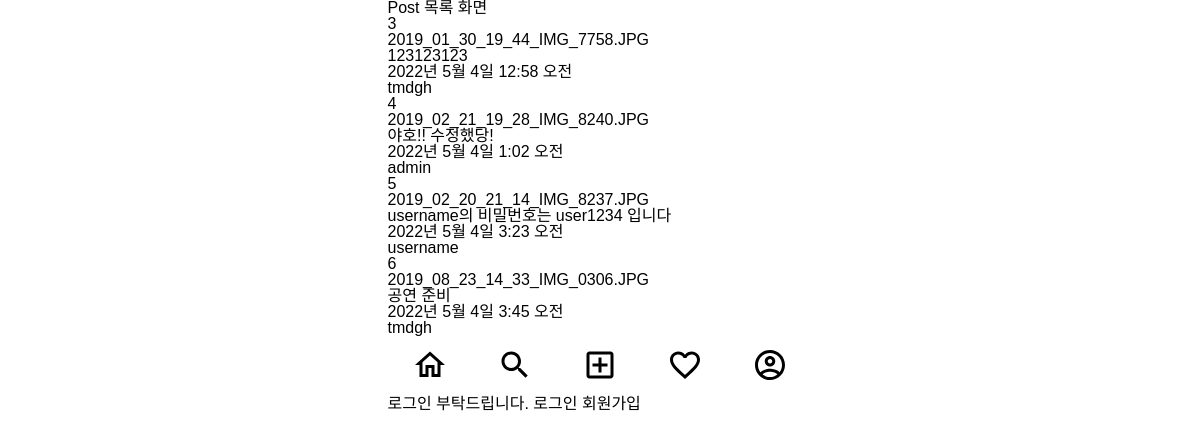
/posts/, run on the app's committed database.
### posts/models.py (models this page shows)
class Post(models.Model) :
    image = models.ImageField(verbose_name='이미지', null=True, blank=True)
    content = models.TextField(verbose_name= '내용')
    created_at = models.DateTimeField(verbose_name= '작성일', auto_now_add=True)
    view_count = models.IntegerField(verbose_name= '조회수', default=0)
    writer = models.ForeignKey(to=User, on_delete=models.CASCADE, null=True, blank=True)

### users/models.py (models this page shows)
class User(AbstractUser):
    phone = models.CharField(verbose_name='전화번호',max_length=11)
    object = UserManager() #유저와 유저매니저를 연결시켜준다, 클래스만 만들어놓으면 전혀 다른애가 되기 때문이다.

### posts/views.py (the view)
# urls.py: path('',post_list_view, name='post-list'),
def post_list_view(request) :
    post_list = Post.objects.all() #Post 전체 데이터 조회
    context = {
        'post_list': post_list,
    }
    return render(request, 'posts/post_list.html',context)

### templates/posts/post_list.html (shortened to what this page needs)
{% extends 'base.html' %}
{% block content %}
<h1>Post 목록 화면</h1>
{% for post in post_list %}
    <div>
        {{post.id}}<br/>
        {{post.image}}<br/>
        {{post.content}}<br/>
        {{post.created_at}}<br/>
        {{post.writer}}<br/>
    </div>
{% endfor %}
{% endblock %}

### static/css/index.css (style rules this page uses)
.container { display: flex; flex-direction: column; max-width: 425px; }
body { font-family: 'Noto Sans KR', sans-serif; margin: 0 auto 60px auto; }

### data on the page
Post: id "3", image "2019_01_30_19_44_IMG_7758.JPG", content "123123123", created_at "2022년 5월 4일 12:58 오전", writer "tmdgh"
Post: id "4", image "2019_02_21_19_28_IMG_8240.JPG", content "야호!! 수정했당!", created_at "2022년 5월 4일 1:02 오전", writer "admin"
Post: id "5", image "2019_02_20_21_14_IMG_8237.JPG", content "username의 비밀번호는 user1234 입니다", created_at "2022년 5월 4일 3:23 오전", writer "username"
Post: id "6", image "2019_08_23_14_33_IMG_0306.JPG", content "공연 준비", created_at "2022년 5월 4일 3:45 오전", writer "tmdgh"
